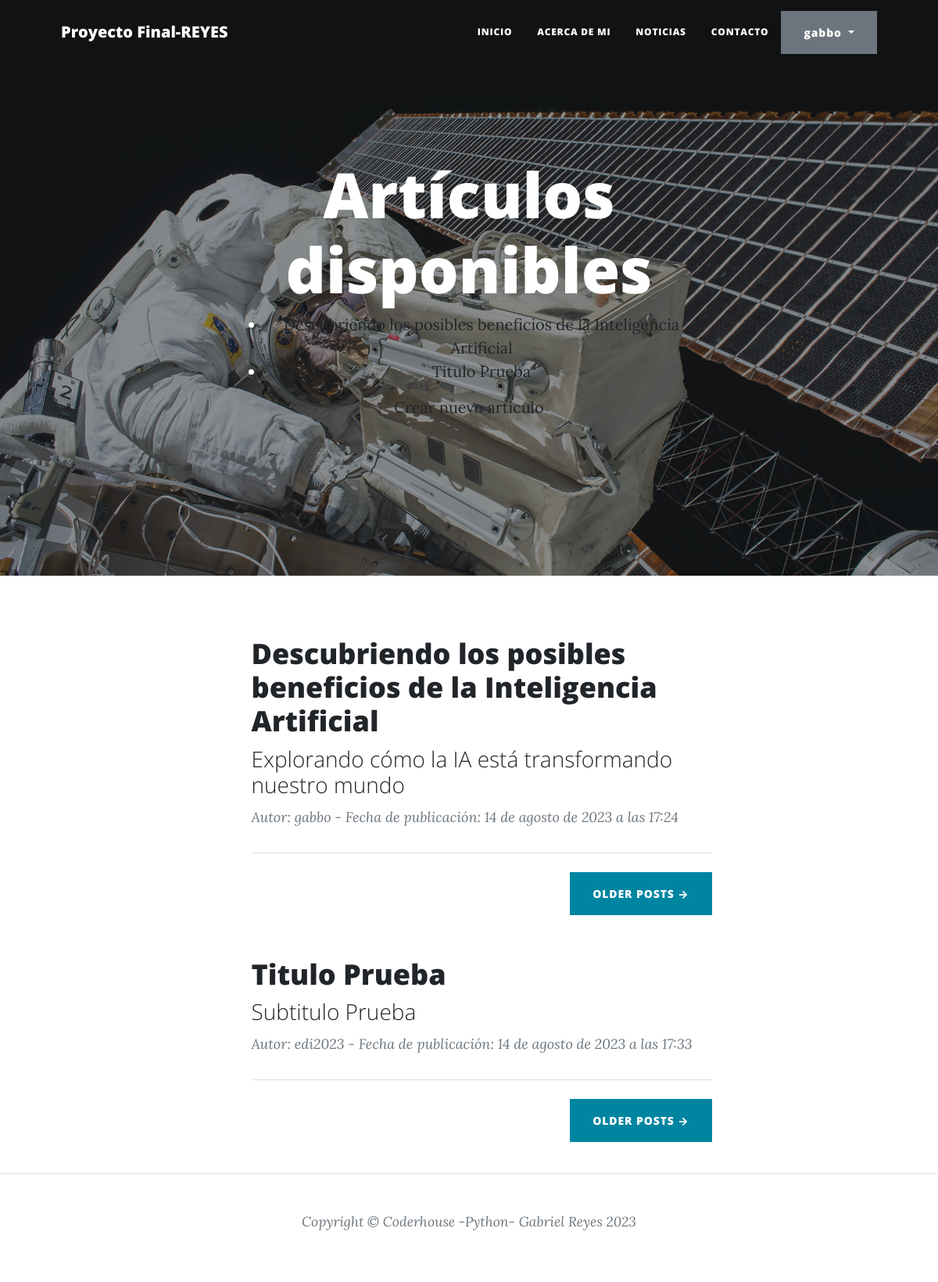
/pages/ (signed in), run on the app's committed database.
### app_blog/models.py (models this page shows, shortened)
class Articulo(models.Model):
    titulo = models.CharField(max_length=200)
    subtitulo = models.CharField(max_length=200)
    contenido = RichTextField()
    fecha_publicado = models.DateTimeField()
    autor = models.ForeignKey(User, on_delete=models.CASCADE, related_name='articulos_creados', null=True)
    imagen = models.ImageField(upload_to='images_blog/', null=True, blank=True) # imagen

### app_blog/views.py (the view)
# urls.py: path('', ArticuloListView.as_view(), name='articulo_lista'),
class ArticuloListView(ListView):
    model = Articulo
    template_name = 'articulo_lista.html'
    context_object_name = 'articulos'

### app_blog/templates/app_blog/articulo_list.html (shortened to what this page needs)
{% extends "base.html" %}
{% block titulo-imagen %}
<header class="masthead" style="background-image: url('/static/assets/img/post-bg.jpg')">
    <div class="container position-relative px-4 px-lg-5">
        <div class="row gx-4 gx-lg-5 justify-content-center">
            <div class="col-md-10 col-lg-8 col-xl-7">
                <div class="site-heading">
                    {% if articulos %}
                    <h1>Artículos disponibles</h1>
                    <ul>
                        {% for articulo in articulos %}
                            <li><a href="{% url 'articulo_detail' articulo.pk %}">{{ articulo.titulo }}</a></li>
                        {% endfor %}
                    </ul>
                    {% else %}
                        <h1>No hay entradas aún</h1>
                    {% endif %}
                    <a href="{% url 'articulo_crear' %}">Crear nuevo artículo</a>
                </div>
            </div>
        </div>
    </div>
</header>
{% endblock titulo-imagen %}
{% block contenido %}
<ul>
{% for articulo in articulos %}
<div class="container px-4 px-lg-5">
  <div class="row gx-4 gx-lg-5 justify-content-center">
      <div class="col-md-10 col-lg-8 col-xl-7">
          <div class="post-preview">
              <a href="{% url 'articulo_detail' articulo.pk %}">
                  <h2 class="post-title">{{ articulo.titulo }}</h2>
                  <h3 class="post-subtitle">{{ articulo.subtitulo }}</h3>
              </a>
              <p class="post-meta">
                   Autor: {{ articulo.autor }} - Fecha de publicación: {{ articulo.fecha_publicado }}
              </p>
          </div>
          <hr class="my-4" />
          <div class="d-flex justify-content-end mb-4"><a class="btn btn-primary text-uppercase" href="#!">Older Posts →</a></div>
      </div>
  </div>
</div>
{% endfor %}
</ul>
{% endblock contenido %}

### templates_base/base.html (shortened to what this page needs)
{% load static %}
<!DOCTYPE html>
<html lang="es">
    <head>
        <link href="{% static 'css/styles.css' %}" rel="stylesheet" />
    </head>
    <body>
        <nav class="navbar navbar-expand-lg navbar-light" id="mainNav">
            <div class="container px-4 px-lg-5">
                <a class="navbar-brand" href="{% url 'inicio' %}">Proyecto Final-REYES</a>
                <div class="collapse navbar-collapse" id="navbarResponsive">
                    <ul class="navbar-nav ms-auto py-4 py-lg-0">
                        <li class="nav-item"><a class="nav-link px-lg-3 py-3 py-lg-4" href="{% url 'inicio' %}">Inicio</a></li>
                        <li class="nav-item"><a class="nav-link px-lg-3 py-3 py-lg-4" href="{% url 'acerca_de_mi' %}">Acerca de mi</a></li>
                        <li class="nav-item"><a class="nav-link px-lg-3 py-3 py-lg-4" href="{% url 'articulo_lista' %}">Noticias</a></li>
                        <li class="nav-item"><a class="nav-link px-lg-3 py-3 py-lg-4" href="{% url 'contactar' %}">Contacto</a></li>
                    </ul>
                    <div>
                        {% if user.is_authenticated %}
                        <div class="dropdown">
                            <button class="btn btn-secondary dropdown-toggle" type="button" id="dropdownMenuButton1" data-bs-toggle="dropdown" aria-expanded="false">
                                <div style="display: inline-flex;">
                                    <span>{{ user.username }}</span>
                                </div>
                            </button>
                        </div>
                        {% else %}
                        <a class="btn btn-primary" href="{% url 'login' %}">Inicio sesión</a>
                        <a class="btn btn-success" href="{% url 'registro' %}">Registro</a>
                        {% endif %}
                    </div>
                </div>
            </div>
        </nav>
        {% block titulo-imagen %}{% endblock titulo-imagen %}
        {% block contenido %}{% endblock contenido %}
        <footer class="border-top">
            <div class="container px-4 px-lg-5">
                <div class="row gx-4 gx-lg-5 justify-content-center">
                    <div class="col-md-10 col-lg-8 col-xl-7">
                        <ul class="list-inline text-center">
                        <div class="small text-center text-muted fst-italic">Copyright &copy; Coderhouse -Python- Gabriel Reyes 2023</div>
                    </div>
                </div>
            </div>
        </footer>
    </body>
</html>

### data on the page
Articulo: titulo "Descubriendo los posibles beneficios de la Inteligencia Artificial", subtitulo "Explorando cómo la IA está transformando nuestro mundo", autor "gabbo", fecha_publicado "14 de agosto de 2023 a las 17:24"
Articulo: titulo "Titulo Prueba", subtitulo "Subtitulo Prueba", autor "edi2023", fecha_publicado "14 de agosto de 2023 a las 17:33"

### other printed values
{{ user.username }} "gabbo"
